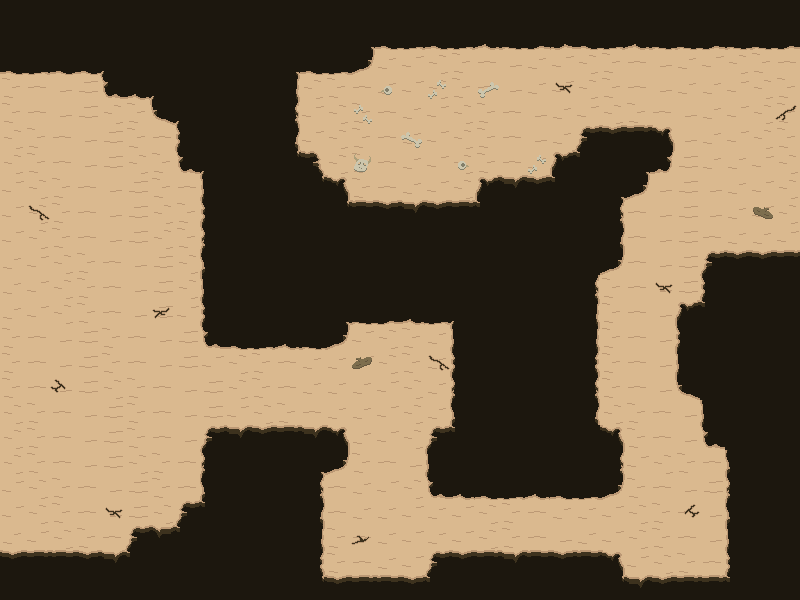

Below is a game level as drawn by its tile map, then a one-line description and the .tmx file that defines it, in full:
An orthogonal 32x24 tile map with 25x25 px tiles, 2 tile layers (desertLayer, decorLayer), 1 hidden layer not drawn, 3 tilesets and 1 object (tut).

<map version="1.5" tiledversion="1.6.0" orientation="orthogonal" renderorder="right-down" width="32" height="24" tilewidth="25" tileheight="25" infinite="0" nextlayerid="5" nextobjectid="2">
 <tileset firstgid="1" name="tm_collision" tilewidth="25" tileheight="25" tilecount="1" columns="1">
  <image source="tm_collision.png" width="25" height="25" />
 </tileset>
 <tileset firstgid="2" name="ts_decor" tilewidth="25" tileheight="25" tilecount="16" columns="4">
  <image source="ts_decor.png" width="100" height="100" />
 </tileset>
 <tileset firstgid="18" name="ts_desert" tilewidth="25" tileheight="25" tilecount="48" columns="8">
  <image source="ts_desert.png" width="200" height="150" />
 </tileset>
 <layer id="1" name="desertLayer" width="32" height="24">
  <data encoding="csv">
44,44,44,44,44,44,44,44,44,44,44,44,44,44,44,44,44,44,44,44,52,44,44,44,44,44,44,44,44,44,44,44,
44,44,44,44,44,44,44,44,44,44,44,44,44,2147483700,47,32,33,32,33,60,2147483681,2147483680,2147483708,32,33,60,2147483681,2147483681,2147483680,2147483681,2147483681,2147483680,
32,33,32,32,46,44,44,44,44,44,44,47,32,33,61,18,19,20,21,22,23,18,19,20,21,22,23,18,19,20,21,22,
21,22,23,24,59,60,46,44,44,44,44,2147483691,20,21,22,18,19,20,21,22,23,18,19,20,21,22,23,18,18,19,20,21,
21,22,23,24,20,21,2147483709,46,44,44,2147483700,45,19,20,21,22,18,19,20,21,22,23,18,19,20,21,22,23,18,19,20,21,
20,21,22,23,24,21,22,51,44,44,44,53,19,20,21,22,18,19,20,21,22,23,18,35,30,31,37,23,18,19,20,21,
20,21,22,23,24,20,21,59,46,44,44,39,2147483683,20,21,22,18,19,20,21,22,18,2147483685,38,44,47,2147483707,24,18,18,19,20,
19,20,21,22,23,24,21,22,43,44,44,2147483700,39,37,21,22,18,19,20,2147483685,36,30,38,44,47,61,23,24,23,18,19,20,
19,20,21,22,23,24,20,21,51,44,44,44,44,39,2147483679,2147483678,36,30,31,38,44,52,44,44,45,22,23,24,23,18,19,20,
19,20,21,22,23,24,20,21,2147483693,44,44,44,44,44,2147483700,44,44,44,44,52,44,44,44,44,53,22,23,24,22,18,18,19,
18,19,20,21,22,23,24,20,2147483701,44,44,44,44,44,44,44,44,44,44,44,44,44,44,44,61,22,23,24,35,30,30,31,
18,19,20,21,22,23,24,20,43,44,44,44,44,44,44,44,44,44,44,44,44,44,44,45,21,22,23,24,51,44,44,44,
18,19,20,21,22,23,24,19,51,44,44,44,44,47,2147483681,2147483680,60,33,46,44,44,44,44,2147483691,21,22,23,2147483685,38,44,44,44,
21,22,23,24,21,22,23,24,59,32,33,60,2147483681,61,19,20,21,18,43,44,44,44,44,2147483691,21,22,23,51,44,44,44,44,
21,22,23,24,21,22,23,24,19,20,21,22,18,18,19,20,21,18,51,44,44,44,44,2147483699,21,22,23,43,44,44,44,44,
21,22,23,24,20,21,22,23,24,20,21,22,18,18,18,19,20,18,2147483693,44,44,44,44,45,21,22,23,2147483709,44,44,44,44,
20,21,22,23,24,21,22,23,24,19,20,21,22,18,18,19,20,18,2147483701,44,44,44,44,53,20,21,22,23,43,44,44,44,
20,21,22,23,24,21,22,23,35,36,30,31,36,37,18,19,20,35,38,44,44,44,44,44,37,21,22,23,59,44,44,44,
20,21,22,23,24,20,21,22,2147483693,44,44,44,47,61,21,22,23,43,44,44,44,44,44,44,45,19,20,21,22,2147483701,44,44,
19,20,21,22,23,24,21,22,2147483701,44,44,44,45,22,18,19,20,59,60,32,33,60,32,33,61,21,22,23,24,2147483693,44,44,
19,20,21,22,23,24,20,35,38,44,44,44,53,22,18,18,19,18,19,20,21,22,18,18,19,20,21,22,23,2147483701,44,44,
18,19,20,21,22,35,2147483684,38,44,44,44,44,2147483691,21,22,18,19,18,19,20,21,22,23,18,19,20,21,22,23,43,44,44,
30,31,2147483679,2147483678,36,38,44,44,44,44,44,44,2147483699,21,22,18,19,35,30,31,36,2147483679,2147483678,2147483679,37,19,20,21,22,51,44,44,
44,44,44,44,44,44,44,44,44,44,44,44,39,30,31,2147483679,2147483678,38,44,44,44,44,44,44,39,36,30,31,31,38,44,44
</data>
 </layer>
 <layer id="2" name="decorLayer" width="32" height="24">
  <data encoding="csv">
0,0,0,0,0,0,0,0,0,0,0,0,0,0,0,0,0,0,0,0,0,0,0,0,0,0,0,0,0,0,0,0,
0,0,0,0,0,0,0,0,0,0,0,0,0,0,0,0,0,0,0,0,0,0,0,0,0,0,0,0,0,0,0,0,
0,0,0,0,0,0,0,0,0,0,0,0,0,0,0,0,0,0,0,0,0,0,0,0,0,0,0,0,0,0,0,0,
0,0,0,0,0,0,0,0,0,0,0,0,0,0,0,2147483659,0,2147483661,0,2147483660,0,0,3,0,0,0,0,0,0,0,0,0,
0,0,0,0,0,0,0,0,0,0,0,0,0,0,13,0,0,0,0,0,0,0,0,0,0,0,0,0,0,0,0,2147483652,
0,0,0,0,0,0,0,0,0,0,0,0,0,0,0,0,12,0,0,0,0,0,0,0,0,0,0,0,0,0,0,0,
0,0,0,0,0,0,0,0,0,0,0,0,0,0,10,0,0,0,11,0,0,2147483661,0,0,0,0,0,0,0,0,0,0,
0,0,0,0,0,0,0,0,0,0,0,0,0,0,0,0,0,0,0,0,0,0,0,0,0,0,0,0,0,0,0,0,
0,4,0,0,0,0,0,0,0,0,0,0,0,0,0,0,0,0,0,0,0,0,0,0,0,0,0,0,0,0,2147483656,0,
0,0,0,0,0,0,0,0,0,0,0,0,0,0,0,0,0,0,0,0,0,0,0,0,0,0,0,0,0,0,0,0,
0,0,0,0,0,0,0,0,0,0,0,0,0,0,0,0,0,0,0,0,0,0,0,0,0,0,0,0,0,0,0,0,
0,0,0,0,0,0,0,0,0,0,0,0,0,0,0,0,0,0,0,0,0,0,0,0,0,0,3,0,0,0,0,0,
0,0,0,0,0,0,2147483651,0,0,0,0,0,0,0,0,0,0,0,0,0,0,0,0,0,0,0,0,0,0,0,0,0,
0,0,0,0,0,0,0,0,0,0,0,0,0,0,0,0,0,0,0,0,0,0,0,0,0,0,0,0,0,0,0,0,
0,0,0,0,0,0,0,0,0,0,0,0,0,0,8,0,0,4,0,0,0,0,0,0,0,0,0,0,0,0,0,0,
0,0,2147483653,0,0,0,0,0,0,0,0,0,0,0,0,0,0,0,0,0,0,0,0,0,0,0,0,0,0,0,0,0,
0,0,0,0,0,0,0,0,0,0,0,0,0,0,0,0,0,0,0,0,0,0,0,0,0,0,0,0,0,0,0,0,
0,0,0,0,0,0,0,0,0,0,0,0,0,0,0,0,0,0,0,0,0,0,0,0,0,0,0,0,0,0,0,0,
0,0,0,0,0,0,0,0,0,0,0,0,0,0,0,0,0,0,0,0,0,0,0,0,0,0,0,0,0,0,0,0,
0,0,0,0,0,0,0,0,0,0,0,0,0,0,0,0,0,0,0,0,0,0,0,0,0,0,0,0,0,0,0,0,
0,0,0,0,3,0,0,0,0,0,0,0,0,0,0,0,0,0,0,0,0,0,0,0,0,0,0,5,0,0,0,0,
0,0,0,0,0,0,0,0,0,0,0,0,0,0,2147483650,0,0,0,0,0,0,0,0,0,0,0,0,0,0,0,0,0,
0,0,0,0,0,0,0,0,0,0,0,0,0,0,0,0,0,0,0,0,0,0,0,0,0,0,0,0,0,0,0,0,
0,0,0,0,0,0,0,0,0,0,0,0,0,0,0,0,0,0,0,0,0,0,0,0,0,0,0,0,0,0,0,0
</data>
 </layer>
 <layer id="3" name="collisionLayer" width="32" height="24" visible="0">
  <data encoding="csv">
1,1,1,1,1,1,1,1,1,1,1,1,1,1,1,1,1,1,1,1,1,1,1,1,1,1,1,1,1,1,1,1,
1,1,1,1,1,1,1,1,1,1,1,1,1,1,1,1,1,1,1,1,1,1,1,1,1,1,1,1,1,1,1,1,
1,1,1,1,1,1,1,1,1,1,1,1,1,1,1,0,0,0,0,0,0,0,0,0,0,0,0,0,0,0,0,0,
0,0,0,0,1,1,1,1,1,1,1,1,0,0,0,0,0,0,0,0,0,0,0,0,0,0,0,0,0,0,0,0,
0,0,0,0,0,0,1,1,1,1,1,1,0,0,0,0,0,0,0,0,0,0,0,0,0,0,0,0,0,0,0,0,
0,0,0,0,0,0,0,1,1,1,1,1,0,0,0,0,0,0,0,0,0,0,0,1,1,1,1,0,0,0,0,0,
0,0,0,0,0,0,0,1,1,1,1,1,1,0,0,0,0,0,0,0,0,0,1,1,1,1,1,0,0,0,0,0,
0,0,0,0,0,0,0,0,1,1,1,1,1,1,0,0,0,0,0,1,1,1,1,1,1,1,0,0,0,0,0,0,
0,0,0,0,0,0,0,0,1,1,1,1,1,1,1,1,1,1,1,1,1,1,1,1,1,0,0,0,0,0,0,0,
0,0,0,0,0,0,0,0,1,1,1,1,1,1,1,1,1,1,1,1,1,1,1,1,1,0,0,0,0,0,0,0,
0,0,0,0,0,0,0,0,1,1,1,1,1,1,1,1,1,1,1,1,1,1,1,1,1,0,0,0,1,1,1,1,
0,0,0,0,0,0,0,0,1,1,1,1,1,1,1,1,1,1,1,1,1,1,1,1,0,0,0,0,1,1,1,1,
0,0,0,0,0,0,0,0,1,1,1,1,1,1,1,1,1,1,1,1,1,1,1,1,0,0,0,1,1,1,1,1,
0,0,0,0,0,0,0,0,1,1,1,1,1,1,0,0,0,0,1,1,1,1,1,1,0,0,0,1,1,1,1,1,
0,0,0,0,0,0,0,0,0,0,0,0,0,0,0,0,0,0,1,1,1,1,1,1,0,0,0,1,1,1,1,1,
0,0,0,0,0,0,0,0,0,0,0,0,0,0,0,0,0,0,1,1,1,1,1,1,0,0,0,1,1,1,1,1,
0,0,0,0,0,0,0,0,0,0,0,0,0,0,0,0,0,0,1,1,1,1,1,1,0,0,0,0,1,1,1,1,
0,0,0,0,0,0,0,0,1,1,1,1,1,1,0,0,0,1,1,1,1,1,1,1,1,0,0,0,1,1,1,1,
0,0,0,0,0,0,0,0,1,1,1,1,1,1,0,0,0,1,1,1,1,1,1,1,1,0,0,0,0,1,1,1,
0,0,0,0,0,0,0,0,1,1,1,1,1,0,0,0,0,1,1,1,1,1,1,1,1,0,0,0,0,1,1,1,
0,0,0,0,0,0,0,1,1,1,1,1,1,0,0,0,0,0,0,0,0,0,0,0,0,0,0,0,0,1,1,1,
0,0,0,0,0,1,1,1,1,1,1,1,1,0,0,0,0,0,0,0,0,0,0,0,0,0,0,0,0,1,1,1,
1,1,1,1,1,1,1,1,1,1,1,1,1,0,0,0,0,1,1,1,1,1,1,1,1,0,0,0,0,1,1,1,
1,1,1,1,1,1,1,1,1,1,1,1,1,1,1,1,1,1,1,1,1,1,1,1,1,1,1,1,1,1,1,1
</data>
 </layer>
 <objectgroup id="4" name="objectsLayer">
  <object id="1" name="tut" x="425" y="100">
   <point />
  </object>
 </objectgroup>
</map>